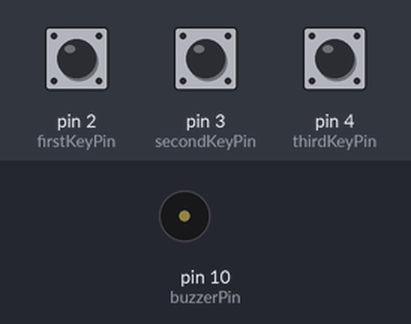
Recording of a program running on a simulated Arduino Uno, built with avr-gcc and run on an emulated ATmega328P. Shown: buzzer (waves = sounding). The test bench sets the inputs (shaded band); at power-on: pin 2 (firstKeyPin) HIGH, pin 3 (secondKeyPin) HIGH, pin 4 (thirdKeyPin) HIGH.

Above: at 1.2 s.
1.3 s: pin 2 (firstKeyPin) pulled LOW for 0.15 s
At 1.37 s:
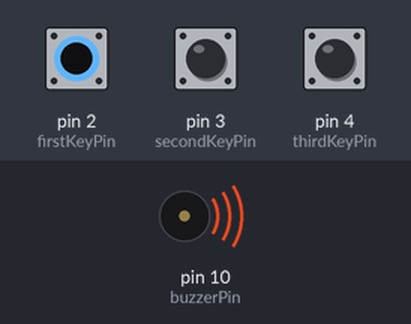
2.9 s: pin 2 (firstKeyPin) pulled LOW for 3.2 s
At 7.1 s:
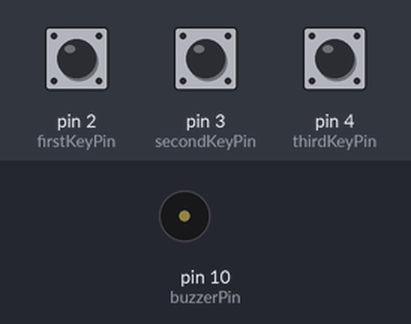
7.6 s: pin 3 (secondKeyPin) pulled LOW for 3.2 s
At 8.2 s:
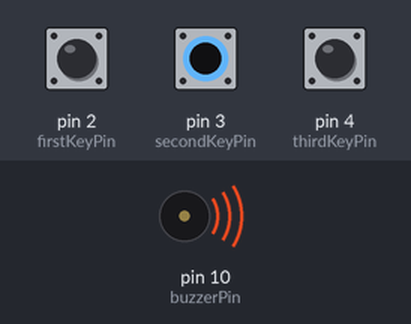
Timing chart, 0 to 12.3 s (numbered marks = the images above; inputs shaded):
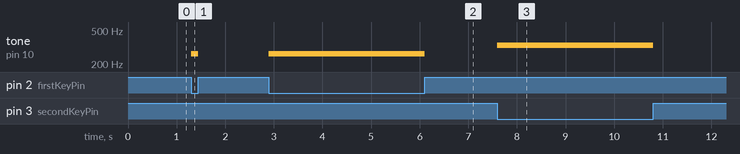

Measured:
- after the input at 1.3 s, tone on pin 10 (buzzerPin): silent → 262 Hz at once, → silent 0.15 s later
- after the input at 2.9 s, tone on pin 10 (buzzerPin): silent → 262 Hz at once, → silent 3.2 s later
- after the input at 7.6 s, tone on pin 10 (buzzerPin): silent → 330 Hz at once, → silent 3.2 s later

The program:

main.cpp
```cpp
/*
  SparkFun Inventor’s Kit
  Circuit 2B-ButtonTrumpet

  Use 3 buttons plugged to play musical notes on a buzzer.

  This sketch was written by SparkFun Electronics, with lots of help from the Arduino community.
  This code is completely free for any use.

  View circuit diagram and instructions at: https://learn.sparkfun.com/tutorials/sparkfun-inventors-kit-experiment-guide---v41
  Download drawings and code at: https://github.com/sparkfun/SIK-Guide-Code
*/

#include <Arduino.h>

//set the pins for the button and buzzer
int firstKeyPin = 2;
int secondKeyPin = 3;
int thirdKeyPin = 4;

int buzzerPin = 10;

void setup() {
    //set the button pins as inputs
    pinMode(firstKeyPin, INPUT_PULLUP);
    pinMode(secondKeyPin, INPUT_PULLUP);
    pinMode(thirdKeyPin, INPUT_PULLUP);

    //set the buzzer pin as an output
    pinMode(buzzerPin, OUTPUT);
}

void loop() {

    if (digitalRead(firstKeyPin) == LOW) {      //if the first key is pressed
        tone(buzzerPin, 262);                     //play the frequency for c
    }
    else if (digitalRead(secondKeyPin) == LOW) { //if the second key is pressed
        tone(buzzerPin, 330);                     //play the frequency for e
    }
    else if (digitalRead(thirdKeyPin) == LOW) { //if the third key is pressed
        tone(buzzerPin, 392);                     //play the frequency for g
    }
    else {
        noTone(buzzerPin);                        //if no key is pressed turn the buzzer off
    }
}

/*
    note  frequency
    c     262 Hz
    d     294 Hz
    e     330 Hz
    f     349 Hz
    g     392 Hz
    a     440 Hz
    b     494 Hz
    C     523 Hz
*/
```
